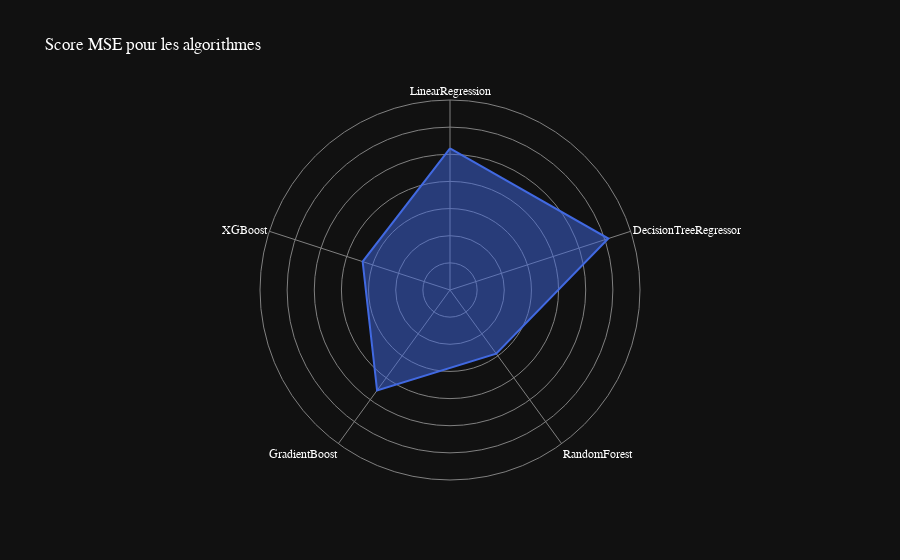

The code cell stored with this chart in its notebook:
### Code cell
# affichage en spiderchart des scores MSE des algorithmes
df = pd.DataFrame(dict(
    r=[mse_linear/10e9, mse_tree/10e9, mse_random_forest/10e9, mse_gradient/10e9, mse_xgboost/10e9],
    theta=['LinearRegression','DecisionTreeRegressor','RandomForest',
           'GradientBoost', 'XGBoost']))

fig = px.line_polar(df, r='r', theta='theta',title="Score MSE pour les algorithmes", line_close=True, template='plotly_dark', color_discrete_sequence=['royalblue'])
fig.update_traces(fill='toself')
# change la police
fig.update_layout(
    font=dict(
        family="Optima",
        size=12,
        color="white"
    )
)
# Masquer la ligne représentant les valeurs de 0 à 5 sur l'axe radial
fig.update_layout(
    polar=dict(
        radialaxis=dict(
            showline=False, # masquer la ligne sur l'axe radial
            range=[0,700], # plage maximale de l'axe radial
            showticklabels=False
        )
    )
)

fig.update_layout(
    polar=dict(
        radialaxis=dict(gridcolor='gray', linecolor='gray'),
        angularaxis=dict(gridcolor='gray', linecolor='gray')
    )
)
fig.show()

### Figure 1 — Plotly figure (JSON) as saved in the notebook; plotly's stock layout.template omitted (floating-point values rounded to 4 significant figures)
{"data": [{"fill": "toself", "hovertemplate": "r=%{r}<br>theta=%{theta}<extra></extra>", "legendgroup": "", "line": {"color": "royalblue", "dash": "solid"}, "marker": {"symbol": "circle"}, "mode": "lines", "name": "", "r": [521.4, 613.5, 289.7, 457.1, 338.4, 521.4], "showlegend": false, "subplot": "polar", "theta": ["LinearRegression", "DecisionTreeRegressor", "RandomForest", "GradientBoost", "XGBoost", "LinearRegression"], "type": "scatterpolar"}], "layout": {"font": {"color": "white", "family": "Optima", "size": 12}, "legend": {"tracegroupgap": 0}, "polar": {"angularaxis": {"direction": "clockwise", "gridcolor": "gray", "linecolor": "gray", "rotation": 90}, "domain": {"x": [0, 1], "y": [0, 1]}, "radialaxis": {"gridcolor": "gray", "linecolor": "gray", "range": [0, 700], "showline": false, "showticklabels": false}}, "title": {"text": "Score MSE pour les algorithmes"}}}
